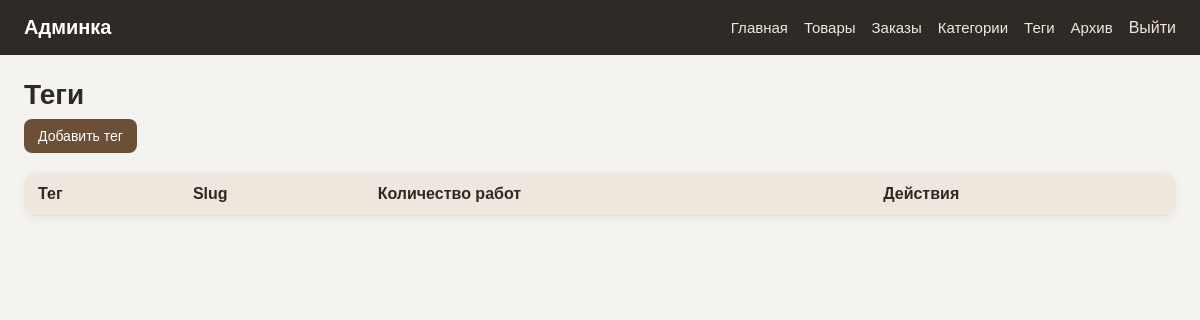
Before: /admin/tags (signed in) with the older database file.
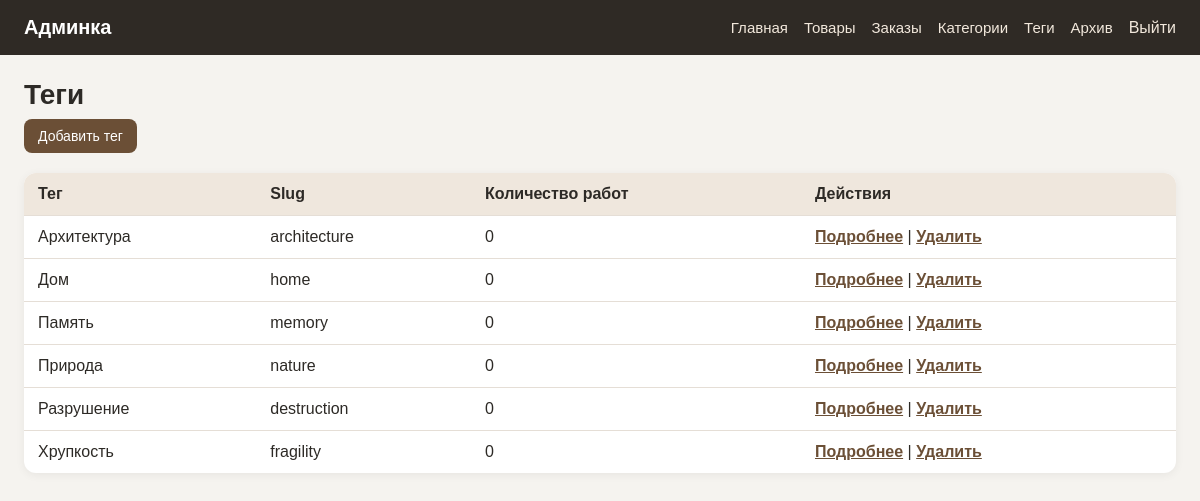
After: the same page with the newer database file.
### tables this page shows
CREATE TABLE tags (
    id INTEGER PRIMARY KEY AUTOINCREMENT,
    name TEXT NOT NULL UNIQUE,
    slug TEXT NOT NULL UNIQUE
    );

### routes/admin/tags.py (the view)
@admin_bp.route('/admin/tags')
def admin_tags_route():
    tags = get_tags_with_product_count()
    return render_template('admin/tags.html', tags=tags)

### app.py (called while the page is built, shortened)
@app.before_request
def protect_from_csrf():
    if request.method != "POST":
        return

@app.context_processor
def inject_cart_count():
    return {"cart_count": get_cart_count(session)}

@app.context_processor
def inject_csrf_token():
    return {"csrf_token": get_csrf_token}

### database/connection.py (called while the page is built)
def get_db_connection():
    conn = sqlite3.connect(DB_PATH)
    conn.execute("PRAGMA foreign_keys = ON")
    conn.row_factory = sqlite3.Row
    return conn

### database/tags.py (called while the page is built)
def get_tags_with_product_count():
    conn = get_db_connection()
    tags = conn.execute("""SELECT tags.*, COUNT(products.id) AS products_count
                          FROM tags
                          LEFT JOIN product_tags
                          ON product_tags.tag_id = tags.id
                          LEFT JOIN products
                          ON products.id = product_tags.product_id
                          GROUP BY tags.id
                          ORDER BY tags.name
                          """).fetchall()
    conn.close()
    return tags

### routes/admin/auth.py (called while the page is built)
@admin_bp.before_request
def require_admin_login():
    allowed_endpoints = {
        'admin.login'
    }
    if request.endpoint in allowed_endpoints:
        return
    if session.get('is_admin'):
        return
    flash('Сначала войдите в админку', 'error')
    return redirect(url_for('admin.login'))

### services/cart_service.py (called while the page is built)
def get_cart(session):
    return session.get("cart", {})

def get_cart_count(session):
    cart = get_cart(session)
    return sum(cart.values())

### services/csrf_service.py (called while the page is built)
def get_csrf_token():
    if "csrf_token" not in session:
        session["csrf_token"] = secrets.token_urlsafe(32)
    return session["csrf_token"]

### templates/admin/tags.html (shortened to what this page needs)
{% extends 'admin/base.html' %}
{% block content %}
	<h1 class="admin-page-title">Теги</h1>
	<div class="admin-actions">
    <a href="{{ url_for('admin.new_tag_route') }}" class="admin-button">
        Добавить тег
    </a>
</div>
	<div class="admin-table-wrapper">
		<table class="admin-table">
			<tr>
				<th>Тег</th>
				<th>Slug</th>
				<th>Количество работ</th>
				<th>Действия</th>
			</tr>
			{% for tag in tags %}
				<tr>
					<td>{{ tag.name }}</td>
					<td>{{ tag.slug }}</td>
					<td>{{ tag.products_count }}</td>
					<td>
						<a href="{{ url_for('admin.tag_details', tag_slug=tag.slug) }}">Подробнее</a>
						|
						<form action="{{ url_for('admin.delete_tag_route', tag_id=tag.id) }}" method="post" class="admin-inline-form" onsubmit="return confirm('Удалить тег?')">
							<button type="submit" class="admin-link-button">Удалить</button>
						</form>
					</td>
				</tr>
			{% endfor %}
		</table>
	</div>
{% endblock %}

### templates/admin/base.html (shortened to what this page needs)
<!DOCTYPE html>
<html>
<head>
    <link rel="stylesheet" href="{{ url_for('static', filename='css/admin.css') }}">
</head>
<body class="admin-body">
    <header class="admin-header">
        <div class="admin-header-inner">
            <a href="{{ url_for('admin.admin') }}" class="admin-logo">Админка</a>
            <nav class="admin-nav">
                <a href="{{ url_for('admin.admin') }}">Главная</a>
                <a href="{{ url_for('admin.admin_products') }}">Товары</a>
                <a href="{{ url_for('admin.admin_orders') }}">Заказы</a>
				<a href="{{ url_for('admin.admin_categories') }}">Категории</a>
				<a href="{{ url_for('admin.admin_tags_route') }}">Теги</a>
                <a href="{{ url_for('admin.admin_archived_products') }}">Архив</a>
                {% if session.get('is_admin') %}
                    <form action="{{ url_for('admin.logout') }}" method="post" class="admin-inline-form">
                        <button type="submit" class="admin-nav-button">Выйти</button>
                    </form>
                {% endif %}
            </nav>
        </div>
    </header>
    <main class="admin-main">
        {% block content %}
        {% endblock %}
    </main>
</body>
</html>

### static/css/admin.css (style rules this page uses)
* { box-sizing: border-box; }
.admin-body { margin: 0; font-family: Arial, sans-serif; background: #f5f3ef; color: #2d2a26; }
.admin-header { background: #2f2a25; color: #fff; }
.admin-header-inner { max-width: 1200px; margin: 0 auto; padding: 16px 24px; display: flex; justify-content: space-between; align-items: center; }
.admin-logo { color: #fff; text-decoration: none; font-weight: 700; font-size: 20px; }
.admin-nav { display: flex; gap: 16px; }
.admin-nav a { color: #f2e8dc; text-decoration: none; font-size: 15px; }
.admin-main { max-width: 1200px; margin: 24px auto; padding: 0 24px; }
.admin-page-title { margin: 0 0 20px; font-size: 28px; }
.admin-actions { margin-bottom: 20px; }
.admin-table-wrapper { overflow-x: auto; background: #fff; border-radius: 12px; box-shadow: 0 2px 10px rgba(0,0,0,0.06); }
.admin-table { width: 100%; border-collapse: collapse; }
.admin-table th, .admin-table td { padding: 12px 14px; border-bottom: 1px solid #e5ded6; text-align: left; vertical-align: top; }
.admin-table th { background: #efe7dd; font-weight: 700; }
.admin-table tr:last-child td { border-bottom: none; }
.admin-table a { color: #6b4f36; font-weight: 600; }
.admin-button { display: inline-block; padding: 9px 14px; border-radius: 8px; border: none; background: #6b4f36; color: #fff; text-decoration: none; cursor: pointer; font-size: 14px; }
.admin-inline-form { display: inline; }
.admin-link-button { border: none; background: none; padding: 0; color: #6b4f36; font: inherit; font-weight: 600; cursor: pointer; text-decoration: underline; }
.admin-nav-button { border: none; background: none; padding: 0; color: #f2e8dc; font: inherit; cursor: pointer; }
.admin-page-title { margin-bottom: 8px; }

Changed rows visible on the page:
added tags: name "Архитектура", slug "architecture", products_count "0"
added tags: name "Дом", slug "home", products_count "0"
added tags: name "Память", slug "memory", products_count "0"
added tags: name "Природа", slug "nature", products_count "0"
added tags: name "Разрушение", slug "destruction", products_count "0"
added tags: name "Хрупкость", slug "fragility", products_count "0"
